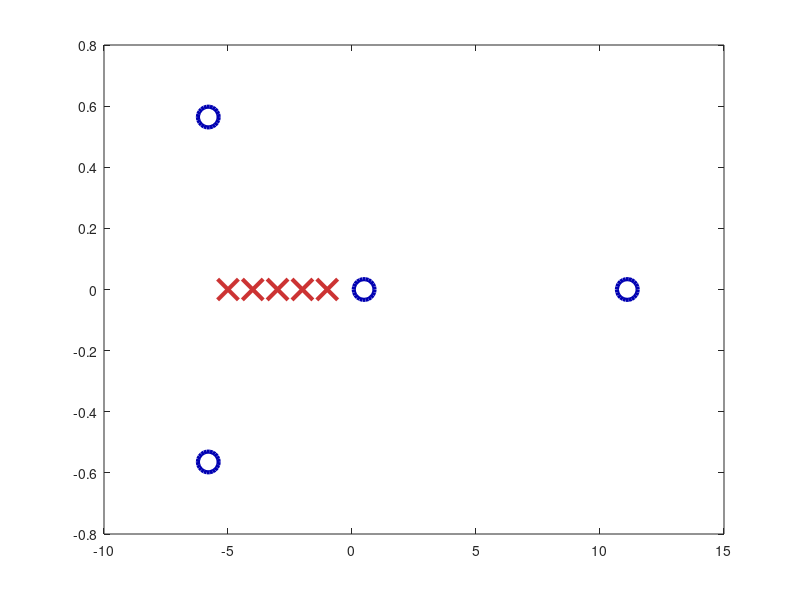

Source code (MATLAB): (Note: this script raises an error after producing the figure.)
num = [3 0 -285 -990 552]; den = conv(conv(conv([1 1],[1 2]),[1 3]), conv([1 4],[1 5]));

figure('Color', 'white')
W = tf(num, den);
z = zero(W);
p = pole(W);

plot(real(z), imag(z), 'o', ...
    'Color',[0 0 0.7], 'LineWidth',3, 'MarkerSize',15)
hold on
plot(real(p), imag(p), 'x', ...
    'Color',[0.8 0.2 0.2], 'LineWidth',3, 'MarkerSize',15)

ax = gca; ax.LineWidth = 1.7; ax.FontSize = 15;
ax.XColor = [0.3, 0.3, 0.3]; ax.YColor = [0.3, 0.3, 0.3];
grid on; grid minor; box on;
ax.GridColor = [0.9, 0.9, 0.9]; ax.GridAlpha = 0.4; 
ax.MinorGridColor = [0.95, 0.95, 0.95];ax.MinorGridAlpha = 0.2;

xlim([-9 12])
ax.XTick = -8:2:12;
ylim([-0.8 0.8])
ax.YTick = -0.8:0.2:0.8;

xline(0,'Color',[0.3 0.3 0.3],'LineWidth',1)
yline(0,'Color',[0.3 0.3 0.3],'LineWidth',1)

xlabel('Re(s)', 'FontSize', 15, 'FontWeight', 'normal');
ylabel('Im(s)', 'FontSize', 15, 'FontWeight', 'normal');
legend('Zeros','Poles');

set(findall(gcf, '-property', 'FontName'), 'FontName', 'DejaVu Math TeX Gyre');
exportgraphics(gcf,'../../../images/task1/o2/PZ-plot-raz.png','Resolution',300)
exportgraphics(gcf,'../../../images/task1/o2/PZ-plot-raz.pdf','ContentType','image','Resolution',300)

%%%%%%%%%%%%%%%%%%%%%%%%%%%%%%%%%%%%%%%%%%%%%%%%%%%%%%%%%%%%%%%%%%%%%%%%%%%

num = [3 0 -285 -990 552]; den = conv(conv(conv([1 -1],[1 -2]),[1 6]), conv([1 7],[1 8]));

figure('Color', 'white')
W = tf(num, den);
z = zero(W);
p = pole(W);

plot(real(z), imag(z), 'o', ...
    'Color',[0 0 0.7], 'LineWidth',3, 'MarkerSize',15)
hold on
plot(real(p), imag(p), 'x', ...
    'Color',[0.8 0.2 0.2], 'LineWidth',3, 'MarkerSize',15)

ax = gca; ax.LineWidth = 1.7; ax.FontSize = 15;
ax.XColor = [0.3, 0.3, 0.3]; ax.YColor = [0.3, 0.3, 0.3];
grid on; grid minor; box on;
ax.GridColor = [0.9, 0.9, 0.9]; ax.GridAlpha = 0.4; 
ax.MinorGridColor = [0.95, 0.95, 0.95];ax.MinorGridAlpha = 0.2;

xlim([-9 12])
ax.XTick = -8:2:12;

ylim([-0.8 0.8])
ax.YTick = -0.8:0.2:0.8;

xline(0,'Color',[0.3 0.3 0.3],'LineWidth',1)
yline(0,'Color',[0.3 0.3 0.3],'LineWidth',1)

xlabel('Re(s)', 'FontSize', 15, 'FontWeight', 'normal');
ylabel('Im(s)', 'FontSize', 15, 'FontWeight', 'normal');
legend('Zeros','Poles');

set(findall(gcf, '-property', 'FontName'), 'FontName', 'DejaVu Math TeX Gyre');
exportgraphics(gcf,'../../../images/task1/o2/PZ-plot-zamk.png','Resolution',300)
exportgraphics(gcf,'../../../images/task1/o2/PZ-plot-zamk.pdf','ContentType','image','Resolution',300)
